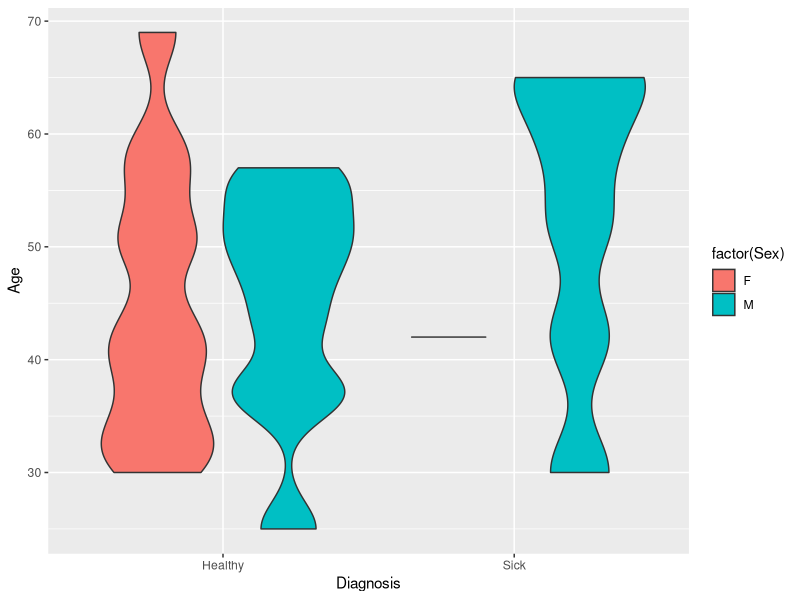

The R script that drew this image:
## ---- chunk 1
setwd("C:/Users/Ali Chamkalani/Desktop/BMEG310 2022")
## ---- chunk 2
data <- read.table("deliverable.txt")
## ---- chunk 3
dim(data)
## ---- chunk 4
colnames(data)
## ---- chunk 5
library(ggplot2)
## ---- chunk 6
ggplot(data, aes(x=Diagnosis, y=Age)) + 
  geom_violin(aes(fill = factor(Sex)))
